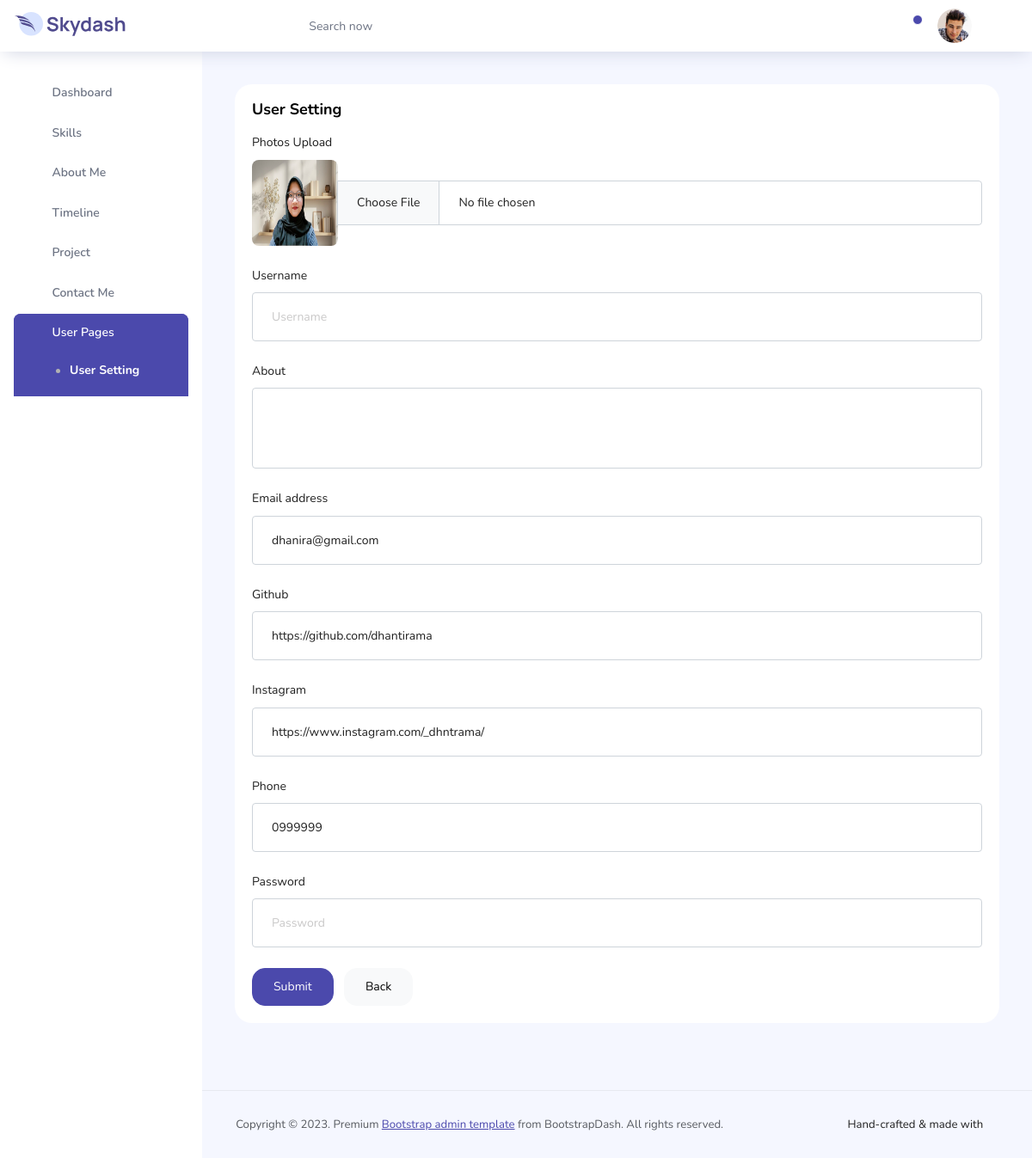
Screenshot of /admin/user.php with the database file from the repository.
### tables this page shows
CREATE TABLE `user` (
  `id` int(11) NOT NULL,
  `foto` varchar(100) NOT NULL,
  `nama` varchar(50) NOT NULL,
  `about` text NOT NULL,
  `github` varchar(100) DEFAULT NULL,
  `instagram` varchar(100) DEFAULT NULL,
  `phone` varchar(100) DEFAULT NULL,
  `email` varchar(50) NOT NULL,
  `password` varchar(50) NOT NULL,
  `created_at` timestamp NOT NULL DEFAULT current_timestamp(),
  `updated_at` timestamp NOT NULL DEFAULT current_timestamp() ON UPDATE current_timestamp()
);

### admin/user.php (the view, shortened to what this page needs)
<?php
  include '../conn.php';
  $queryUser = mysqli_query($conn, "SELECT * FROM user ORDER BY id DESC");
  $rowUser = mysqli_fetch_assoc($queryUser);
?>
<!DOCTYPE html>
<html lang="en">
  <head>
    <link rel="stylesheet" href="assets/vendors/feather/feather.css">
    <link rel="stylesheet" href="assets/vendors/ti-icons/css/themify-icons.css">
    <link rel="stylesheet" href="assets/vendors/css/vendor.bundle.base.css">
    <link rel="stylesheet" href="assets/vendors/font-awesome/css/font-awesome.min.css">
    <link rel="stylesheet" href="assets/vendors/mdi/css/materialdesignicons.min.css">
    <link rel="stylesheet" href="assets/vendors/select2/select2.min.css">
    <link rel="stylesheet" href="assets/vendors/select2-bootstrap-theme/select2-bootstrap.min.css">
    <link rel="stylesheet" href="assets/css/style.css">
  </head>
  <body>
    <div class="container-scroller">
       <?php include 'inc/header.php'; ?>
      <div class="container-fluid page-body-wrapper">
         <?php include 'inc/sidebar.php'; ?>
        <div class="main-panel">
          <div class="content-wrapper">
            <div class="row">
              <div class="col-md-12 grid-margin stretch-card">
                <div class="card">
                  <div class="card-body">
                    <h4 class="card-title">User Setting</h4>
                    <form class="forms-sample" method="POST" enctype="multipart/form-data">
                    <div class="form-group">
                      <label>Photos Upload</label>
                      <div class="input-group col-xs-8 d-flex align-items-center">
                        <img src="upload/<?php echo isset($rowUser['foto']) ? $rowUser['foto'] : '' ?>" alt="user-avatar" class="d-block rounded" height="100" width="100" id="uploadedAvatar" />
                        <input type="file" name="foto" class="form-control file-upload-info">
                      </div>
                    </div>
                    <div class="form-group">
                        <label for="exampleInputUsername1">Username</label>
                        <input type="text" name="name" class="form-control" id="exampleInputUsername1" placeholder="Username" value="<?php echo isset($rowUser['name']) ? $rowUser['name'] : '' ?>">
                    </div>
                    <div class="form-group">
                        <label for="exampleTextarea1">About</label>
                        <textarea type="text" class="form-control" id="about" name="about" rows="4" value="<?php echo isset($rowUser['about']) ? $rowUser['about'] : '' ?>"></textarea>
                    </div>
                    <div class="form-group">
                        <label for="exampleInputEmail1">Email address</label>
                        <input type="email" name="email" class="form-control" id="exampleInputEmail1" placeholder="Email" value="<?php echo isset($rowUser['email']) ? $rowUser['email'] : '' ?>">
                    </div>
                    <div class="form-group">
                        <label for="exampleInputEmail1">Github</label>
                        <input type="text" name="github" class="form-control" id="exampleInputEmail1" placeholder="Github" value="<?php echo isset($rowUser['github']) ? $rowUser['github'] : '' ?>">
                      </div>
                    <div class="form-group">
                        <label for="exampleInputEmail1">Instagram</label>
                        <input type="text" name="instagram" class="form-control" id="exampleInputEmail1" placeholder="Instagram" value="<?php echo isset($rowUser['instagram']) ? $rowUser['instagram'] : '' ?>">
                      </div>
                    <div class="form-group">
                        <label for="exampleInputEmail1">Phone</label>
                        <input type="text" name="phone" class="form-control" id="exampleInputEmail1" placeholder="Phone" value="<?php echo isset($rowUser['phone']) ? $rowUser['phone'] : '' ?>">
                    </div>
                    <div class="form-group">
                        <label for="exampleInputPassword1">Password</label>
                        <input type="password" name="password" class="form-control" id="exampleInputPassword1" placeholder="Password">
                    </div>
                      <button type="submit" name="simpan" class="btn btn-primary me-2">Submit</button>
                      <a href="index.php" class="btn btn-light">Back</a>
                    </form>
                  </div>
                </div>
              </div>
            </div>
          </div>
           <?php include 'inc/footer.php'; ?>
        </div>
      </div>
    </div>
  </body>
</html>

### rows the page displays
user: foto (picture), email "dhanira@gmail.com", github "https://github.com/dhantirama", instagram "https://www.instagram.com/_dhntrama/", phone "0999999"
